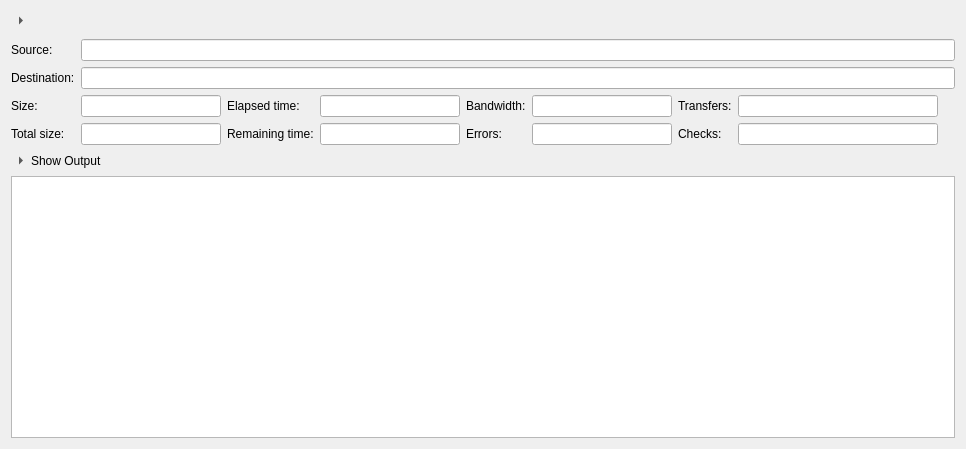
<?xml version="1.0" encoding="UTF-8"?>
<ui version="4.0">
    <class>JobWidget</class>
    <widget class="QWidget" name="JobWidget">
        <property name="geometry">
            <rect>
                <x>0</x>
                <y>0</y>
                <width>966</width>
                <height>449</height>
            </rect>
        </property>
        <property name="windowTitle">
            <string>Form</string>
        </property>
        <layout class="QVBoxLayout" name="verticalLayout">
            <property name="spacing">
                <number>0</number>
            </property>
            <item>
                <widget class="QWidget" name="widget" native="true">
                    <layout class="QHBoxLayout" name="horizontalLayout">
                        <property name="leftMargin">
                            <number>0</number>
                        </property>
                        <property name="topMargin">
                            <number>0</number>
                        </property>
                        <property name="rightMargin">
                            <number>0</number>
                        </property>
                        <property name="bottomMargin">
                            <number>0</number>
                        </property>
                        <item>
                            <widget class="QToolButton" name="showDetails">
                                <property name="styleSheet">
                                    <string notr="true">QToolButton { border: 0 }</string>
                                </property>
                                <property name="checkable">
                                    <bool>true</bool>
                                </property>
                                <property name="toolButtonStyle">
                                    <enum>Qt::ToolButtonTextBesideIcon</enum>
                                </property>
                                <property name="arrowType">
                                    <enum>Qt::RightArrow</enum>
                                </property>
                            </widget>
                        </item>
                        <item>
                            <widget class="QLabel" name="info"/>
                        </item>
                        <item>
                            <widget class="QToolButton" name="copy">
                                <property name="toolTip">
                                    <string>Copy command to clipboard</string>
                                </property>
                                <property name="styleSheet">
                                    <string notr="true">QToolButton { border: 0 }</string>
                                </property>
                            </widget>
                        </item>
                        <item>
                            <widget class="QToolButton" name="cancel">
                                <property name="toolTip">
                                    <string>Cancel</string>
                                </property>
                                <property name="styleSheet">
                                    <string notr="true">QToolButton { border: 0 }</string>
                                </property>
                            </widget>
                        </item>
                    </layout>
                </widget>
            </item>
            <item>
                <widget class="QWidget" name="details" native="true">
                    <layout class="QGridLayout" name="gridLayout_2">
                        <property name="leftMargin">
                            <number>0</number>
                        </property>
                        <property name="rightMargin">
                            <number>0</number>
                        </property>
                        <property name="bottomMargin">
                            <number>0</number>
                        </property>
                        <item row="2" column="7" rowspan="2">
                            <spacer name="horizontalSpacer">
                                <property name="orientation">
                                    <enum>Qt::Horizontal</enum>
                                </property>
                                <property name="sizeHint" stdset="0">
                                    <size>
                                        <width>40</width>
                                        <height>20</height>
                                    </size>
                                </property>
                            </spacer>
                        </item>
                        <item row="3" column="0">
                            <widget class="QLabel" name="label_4a">
                                <property name="text">
                                    <string>Total size:</string>
                                </property>
                                <property name="buddy">
                                    <cstring>totalsize</cstring>
                                </property>
                            </widget>
                        </item>
                        <item row="3" column="1">
                            <widget class="QLineEdit" name="totalsize">
                                <property name="sizePolicy">
                                    <sizepolicy hsizetype="Fixed" vsizetype="Fixed">
                                        <horstretch>0</horstretch>
                                        <verstretch>0</verstretch>
                                    </sizepolicy>
                                </property>
                                <property name="minimumSize">
                                    <size>
                                        <width>140</width>
                                        <height>0</height>
                                    </size>
                                </property>
                                <property name="alignment">
                                    <set>Qt::AlignRight|Qt::AlignTrailing|Qt::AlignVCenter</set>
                                </property>
                                <property name="readOnly">
                                    <bool>true</bool>
                                </property>
                            </widget>
                        </item>
                        <item row="3" column="2">
                            <widget class="QLabel" name="label_4">
                                <property name="text">
                                    <string>Remaining time:</string>
                                </property>
                                <property name="buddy">
                                    <cstring>eta</cstring>
                                </property>
                            </widget>
                        </item>
                        <item row="3" column="3">
                            <widget class="QLineEdit" name="eta">
                                <property name="sizePolicy">
                                    <sizepolicy hsizetype="Fixed" vsizetype="Fixed">
                                        <horstretch>0</horstretch>
                                        <verstretch>0</verstretch>
                                    </sizepolicy>
                                </property>
                                <property name="minimumSize">
                                    <size>
                                        <width>140</width>
                                        <height>0</height>
                                    </size>
                                </property>
                                <property name="alignment">
                                    <set>Qt::AlignRight|Qt::AlignTrailing|Qt::AlignVCenter</set>
                                </property>
                                <property name="readOnly">
                                    <bool>true</bool>
                                </property>
                            </widget>
                        </item>
                        <item row="3" column="4">
                            <widget class="QLabel" name="label_7">
                                <property name="text">
                                    <string>Errors:</string>
                                </property>
                                <property name="buddy">
                                    <cstring>errors</cstring>
                                </property>
                            </widget>
                        </item>
                        <item row="3" column="5">
                            <widget class="QLineEdit" name="errors">
                                <property name="sizePolicy">
                                    <sizepolicy hsizetype="Fixed" vsizetype="Fixed">
                                        <horstretch>0</horstretch>
                                        <verstretch>0</verstretch>
                                    </sizepolicy>
                                </property>
                                <property name="minimumSize">
                                    <size>
                                        <width>140</width>
                                        <height>0</height>
                                    </size>
                                </property>
                                <property name="alignment">
                                    <set>Qt::AlignRight|Qt::AlignTrailing|Qt::AlignVCenter</set>
                                </property>
                                <property name="readOnly">
                                    <bool>true</bool>
                                </property>
                            </widget>
                        </item>
                        <item row="3" column="6">
                            <widget class="QLabel" name="label_8">
                                <property name="text">
                                    <string>Checks:</string>
                                </property>
                                <property name="buddy">
                                    <cstring>checks</cstring>
                                </property>
                            </widget>
                        </item>
                        <item row="3" column="7">
                            <widget class="QLineEdit" name="checks">
                                <property name="sizePolicy">
                                    <sizepolicy hsizetype="Fixed" vsizetype="Fixed">
                                        <horstretch>0</horstretch>
                                        <verstretch>0</verstretch>
                                    </sizepolicy>
                                </property>
                                <property name="minimumSize">
                                    <size>
                                        <width>200</width>
                                        <height>0</height>
                                    </size>
                                </property>
                                <property name="alignment">
                                    <set>Qt::AlignRight|Qt::AlignTrailing|Qt::AlignVCenter</set>
                                </property>
                                <property name="readOnly">
                                    <bool>true</bool>
                                </property>
                            </widget>
                        </item>
                        <item row="2" column="2">
                            <widget class="QLabel" name="label_6">
                                <property name="text">
                                    <string>Elapsed time:</string>
                                </property>
                                <property name="buddy">
                                    <cstring>elapsed</cstring>
                                </property>
                            </widget>
                        </item>
                        <item row="2" column="1">
                            <widget class="QLineEdit" name="size">
                                <property name="sizePolicy">
                                    <sizepolicy hsizetype="Fixed" vsizetype="Fixed">
                                        <horstretch>0</horstretch>
                                        <verstretch>0</verstretch>
                                    </sizepolicy>
                                </property>
                                <property name="minimumSize">
                                    <size>
                                        <width>140</width>
                                        <height>0</height>
                                    </size>
                                </property>
                                <property name="alignment">
                                    <set>Qt::AlignRight|Qt::AlignTrailing|Qt::AlignVCenter</set>
                                </property>
                                <property name="readOnly">
                                    <bool>true</bool>
                                </property>
                            </widget>
                        </item>
                        <item row="1" column="1" colspan="7">
                            <widget class="QLineEdit" name="dest">
                                <property name="readOnly">
                                    <bool>true</bool>
                                </property>
                            </widget>
                        </item>
                        <item row="2" column="0">
                            <widget class="QLabel" name="label_5">
                                <property name="sizePolicy">
                                    <sizepolicy hsizetype="Fixed" vsizetype="Preferred">
                                        <horstretch>0</horstretch>
                                        <verstretch>0</verstretch>
                                    </sizepolicy>
                                </property>
                                <property name="text">
                                    <string>Size:</string>
                                </property>
                                <property name="buddy">
                                    <cstring>size</cstring>
                                </property>
                            </widget>
                        </item>
                        <item row="0" column="1" colspan="7">
                            <widget class="QLineEdit" name="source">
                                <property name="readOnly">
                                    <bool>true</bool>
                                </property>
                            </widget>
                        </item>
                        <item row="5" column="0" colspan="2">
                            <widget class="QToolButton" name="showOutput">
                                <property name="styleSheet">
                                    <string notr="true">QToolButton { border: 0 }</string>
                                </property>
                                <property name="text">
                                    <string>Show Output</string>
                                </property>
                                <property name="checkable">
                                    <bool>true</bool>
                                </property>
                                <property name="toolButtonStyle">
                                    <enum>Qt::ToolButtonTextBesideIcon</enum>
                                </property>
                                <property name="arrowType">
                                    <enum>Qt::RightArrow</enum>
                                </property>
                            </widget>
                        </item>
                        <item row="2" column="4">
                            <widget class="QLabel" name="label_2">
                                <property name="text">
                                    <string>Bandwidth:</string>
                                </property>
                                <property name="buddy">
                                    <cstring>bandwidth</cstring>
                                </property>
                            </widget>
                        </item>
                        <item row="2" column="6">
                            <widget class="QLabel" name="label_9">
                                <property name="text">
                                    <string>Transfers:</string>
                                </property>
                                <property name="buddy">
                                    <cstring>transferred</cstring>
                                </property>
                            </widget>
                        </item>
                        <item row="6" column="0" colspan="8">
                            <widget class="QPlainTextEdit" name="output">
                                <property name="lineWrapMode">
                                    <enum>QPlainTextEdit::NoWrap</enum>
                                </property>
                                <property name="readOnly">
                                    <bool>true</bool>
                                </property>
                            </widget>
                        </item>
                        <item row="2" column="3">
                            <widget class="QLineEdit" name="elapsed">
                                <property name="sizePolicy">
                                    <sizepolicy hsizetype="Fixed" vsizetype="Fixed">
                                        <horstretch>0</horstretch>
                                        <verstretch>0</verstretch>
                                    </sizepolicy>
                                </property>
                                <property name="minimumSize">
                                    <size>
                                        <width>140</width>
                                        <height>0</height>
                                    </size>
                                </property>
                                <property name="alignment">
                                    <set>Qt::AlignRight|Qt::AlignTrailing|Qt::AlignVCenter</set>
                                </property>
                                <property name="readOnly">
                                    <bool>true</bool>
                                </property>
                            </widget>
                        </item>
                        <item row="0" column="0">
                            <widget class="QLabel" name="label_3">
                                <property name="sizePolicy">
                                    <sizepolicy hsizetype="Fixed" vsizetype="Preferred">
                                        <horstretch>0</horstretch>
                                        <verstretch>0</verstretch>
                                    </sizepolicy>
                                </property>
                                <property name="text">
                                    <string>Source:</string>
                                </property>
                                <property name="buddy">
                                    <cstring>source</cstring>
                                </property>
                            </widget>
                        </item>
                        <item row="1" column="0">
                            <widget class="QLabel" name="label">
                                <property name="sizePolicy">
                                    <sizepolicy hsizetype="Fixed" vsizetype="Preferred">
                                        <horstretch>0</horstretch>
                                        <verstretch>0</verstretch>
                                    </sizepolicy>
                                </property>
                                <property name="text">
                                    <string>Destination:</string>
                                </property>
                                <property name="buddy">
                                    <cstring>dest</cstring>
                                </property>
                            </widget>
                        </item>
                        <item row="2" column="5">
                            <widget class="QLineEdit" name="bandwidth">
                                <property name="sizePolicy">
                                    <sizepolicy hsizetype="Fixed" vsizetype="Fixed">
                                        <horstretch>0</horstretch>
                                        <verstretch>0</verstretch>
                                    </sizepolicy>
                                </property>
                                <property name="minimumSize">
                                    <size>
                                        <width>140</width>
                                        <height>0</height>
                                    </size>
                                </property>
                                <property name="alignment">
                                    <set>Qt::AlignRight|Qt::AlignTrailing|Qt::AlignVCenter</set>
                                </property>
                                <property name="readOnly">
                                    <bool>true</bool>
                                </property>
                            </widget>
                        </item>
                        <item row="2" column="7">
                            <widget class="QLineEdit" name="transferred">
                                <property name="sizePolicy">
                                    <sizepolicy hsizetype="Fixed" vsizetype="Fixed">
                                        <horstretch>0</horstretch>
                                        <verstretch>0</verstretch>
                                    </sizepolicy>
                                </property>
                                <property name="minimumSize">
                                    <size>
                                        <width>200</width>
                                        <height>0</height>
                                    </size>
                                </property>
                                <property name="alignment">
                                    <set>Qt::AlignRight|Qt::AlignTrailing|Qt::AlignVCenter</set>
                                </property>
                                <property name="readOnly">
                                    <bool>true</bool>
                                </property>
                            </widget>
                        </item>
                        <item row="4" column="0" colspan="8">
                            <layout class="QFormLayout" name="progress">
                                <property name="fieldGrowthPolicy">
                                    <enum>QFormLayout::ExpandingFieldsGrow</enum>
                                </property>
                                <property name="formAlignment">
                                    <set>Qt::AlignLeading|Qt::AlignLeft|Qt::AlignTop</set>
                                </property>
                            </layout>
                        </item>
                    </layout>
                </widget>
            </item>
        </layout>
    </widget>
    <tabstops>
        <tabstop>showDetails</tabstop>
        <tabstop>cancel</tabstop>
        <tabstop>source</tabstop>
        <tabstop>dest</tabstop>
        <tabstop>size</tabstop>
        <tabstop>elapsed</tabstop>
        <tabstop>bandwidth</tabstop>
        <tabstop>showOutput</tabstop>
        <tabstop>output</tabstop>
    </tabstops>
    <resources/>
    <connections/>
</ui>
